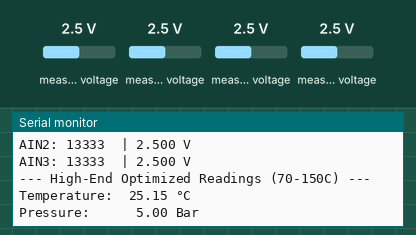
This sketch was run on a simulated ESP32-C6. On the bench: the last lines printed to the serial monitor. Inputs (shaded band) come from the test bench; at power-on: measured voltage 2.5 V.

Above: at 2.2 s.
2.3 s: measured voltage (sensor 200) set to 0.1 V
At 4.0 s:
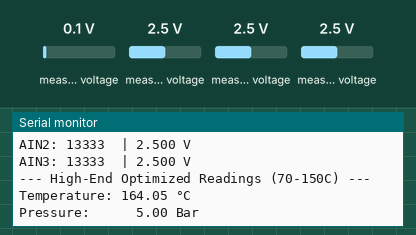
4.6 s: measured voltage (sensor 201) set to 1.2 V
At 5.9 s:
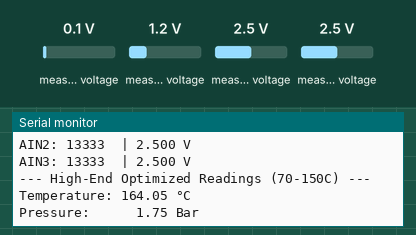
7.6 s: measured voltage (sensor 201) set to 4.9 V
At 8.8 s:
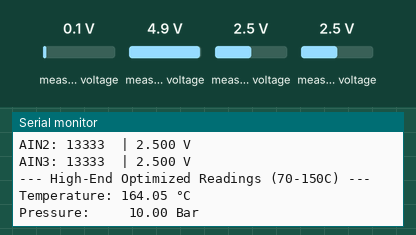
10.6 s: measured voltage (sensor 202) set to 0.1 V
12.1 s: measured voltage (sensor 203) set to 0.1 V
13.6 s: measured voltage (sensor 200) set to 1.2 V
At 15.5 s:
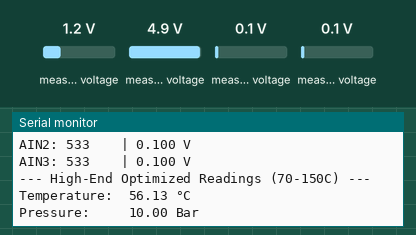
Timing chart, 0 to 16.1 s (numbered marks = the images above; inputs shaded):
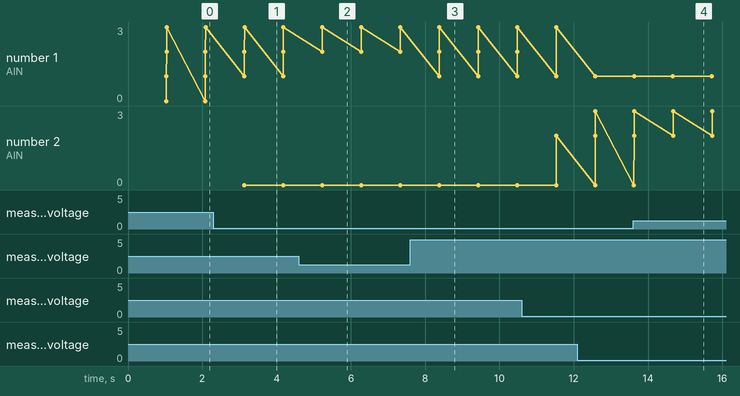

Measured:
- after the input at 2.3 s, the serial monitor: prints a new line after 0.83 s (image 1)
- after the input at 4.6 s, the serial monitor: prints a new line after 0.63 s (image 2)
- after the input at 7.6 s, the serial monitor: prints a new line after 0.78 s (image 3)
- after the input at 13.6 s, the serial monitor: prints a new line after 1.1 s (image 4)

The sketch:

test-ads115-esp32.ino
```cpp
#include <Arduino.h>
#include <Wire.h>
#include <Adafruit_ADS1X15.h>
#include <math.h>

// --- Configuration ---
namespace Config {
    // Hardware Pins for ESP32-C6
    constexpr uint8_t I2C_SDA = 21;
    constexpr uint8_t I2C_SCL = 22;

    // --- VOLTAGE DIVIDER SETTINGS ---
    /** R1 is the fixed pull-up resistor in your voltage divider (Ohms). */
    constexpr float R_PULLUP = 2000.0;

    /** The reference voltage (Us) provided to Pin 3 (Pressure) and the Divider (Temp).
     * This is taken directly from the "Characteristic Data" box in the image. */
    constexpr float V_SUPPLY = 5.0;

    // --- TEMPERATURE SENSOR CONSTANTS (NTC) ---
    /** BETA: Material constant optimized for the 70°C to 150°C range via linear regression.
     * Calculated using Python from the provided datasheet table. */
    constexpr float NTC_BETA     = 3654.55;
    // constexpr float NTC_BETA     = 3472.16; // Updated Beta based on full-table regression
    /** R_NOMINAL: Resistance of the sensor at 20°C (from the Bosch table). */
    constexpr float NTC_R_NOM    = 2480.0;
    /** NTC_T_NOM: Reference temperature of 20°C converted to Kelvin (20 + 273.15). */
    constexpr float NTC_T_NOM    = 293.15;

    // --- PRESSURE SENSOR CONSTANTS ---
    /** C0: The transfer function offset (0.1) from the Bosch datasheet formula. */
    constexpr float PRESS_C0     = 0.1;
    /** C1: The transfer function sensitivity (0.0008 kPa^-1) from the Bosch datasheet. */
    constexpr float PRESS_C1     = 0.0008;
}

Adafruit_ADS1115 ads;

/**
 * Converts ADC voltage to Temperature in Celsius
 * @param v_measured The voltage read by the microcontroller (0-5V) from the NTC divider
 * @return Temperature in Celsius
 */
double calculateTemperature(double v_measured) {
    // Safety check to prevent division by zero or log(0) if wire is disconnected
    if (v_measured >= Config::V_SUPPLY || v_measured <= 0.01) return -99.9;

    // Calculate NTC resistance: R_ntc = (V_out * R1) / (V_supply - V_out)
    double r_ntc = (v_measured * Config::R_PULLUP) / (Config::V_SUPPLY - v_measured);

    // Beta Equation: 1/T = 1/T0 + 1/B * ln(R/R0)
    double steinhart = log(r_ntc / Config::NTC_R_NOM);
    steinhart /= Config::NTC_BETA;
    steinhart += 1.0 / Config::NTC_T_NOM;

    return (1.0 / steinhart) - 273.15; // Result in Celsius
}

/**
 * Converts ADC voltage to Pressure in Bars
 * @param v_measured The voltage read by the microcontroller (0-5V) from Pin 2
 * @return Pressure in Bars
 */
float calculatePressureBar(float v_measured) {
    // Clamp to Bosch valid signal range (0.5V - 4.5V) per the characteristic graph
    float v_clamped = constrain(v_measured, 0.5f, 4.5f);

    // Bosch Formula: p = ((Uout / Us) - c0) / c1 (Result in kPa)
    float pressureKPa = ((v_clamped / Config::V_SUPPLY) - Config::PRESS_C0) / Config::PRESS_C1;

    return pressureKPa / 100.0f; // Convert kPa to Bar (100 kPa = 1 Bar)
}

void setup() {
    Serial.begin(115200);

    // Initializing after delay as requested
    delay(1000);
    Serial.println("Initializing...");

    // Initialize I2C for ESP32-C6
    Wire.begin(Config::I2C_SDA, Config::I2C_SCL);

    // --- ADC Gain Configuration ---
    // Note: Be careful never to exceed VDD +0.3V max!
    //                                                                ADS1015  ADS1115
    //                                                                -------  -------
    ads.setGain(GAIN_TWOTHIRDS);  // 2/3x gain +/- 6.144V  1 bit = 3mV      0.1875mV (default)
    // ads.setGain(GAIN_ONE);        // 1x gain   +/- 4.096V  1 bit = 2mV      0.125mV
    // ads.setGain(GAIN_TWO);        // 2x gain   +/- 2.048V  1 bit = 1mV      0.0625mV
    // ads.setGain(GAIN_FOUR);       // 4x gain   +/- 1.024V  1 bit = 0.5mV    0.03125mV
    // ads.setGain(GAIN_EIGHT);      // 8x gain   +/- 0.512V  1 bit = 0.25mV   0.015625mV
    // ads.setGain(GAIN_SIXTEEN);    // 16x gain  +/- 0.256V  1 bit = 0.125mV  0.0078125mV

    if (!ads.begin()) {
        Serial.println("Critical Error: ADS1115 not found!");
        while (1) delay(10);
    }

    Serial.println("ADS1115 Online and Ready.");
}

void loop() {
    int16_t adc[4];
    float volts[4];

    // Read and store all 4 channels
    for (int i = 0; i < 4; i++) {
        adc[i] = ads.readADC_SingleEnded(i);
        volts[i] = ads.computeVolts(adc[i]);
    }

    // Process converted values (AIN0 = Temp, AIN1 = Pressure)
    double tempC    = calculateTemperature(volts[0]);
    float  pressBar = calculatePressureBar(volts[1]);

    // Print raw AIN0..3 data
    Serial.println("-----------------------------------------------------------");
    for (int i = 0; i < 4; i++) {
        Serial.printf("AIN%d: %-6d | %5.3f V\n", i, adc[i], volts[i]);
    }

    // Print interpreted sensor data
    Serial.println("--- High-End Optimized Readings (70-150C) ---");
    Serial.printf("Temperature: %6.2f °C\n", tempC);
    Serial.printf("Pressure:    %6.2f Bar\n", pressBar);

    delay(1000);
}
```
